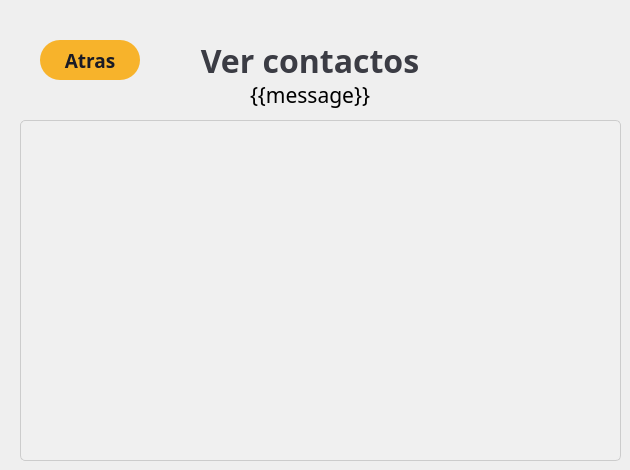
    <widget class="QWidget" name="MisConcts">
     <widget class="QPushButton" name="backBTN_2">
      <property name="geometry">
       <rect>
        <x>40</x>
        <y>40</y>
        <width>100</width>
        <height>40</height>
       </rect>
      </property>
      <property name="font">
       <font>
        <family>IBM Plex Mono</family>
        <pointsize>14</pointsize>
        <weight>75</weight>
        <bold>true</bold>
       </font>
      </property>
      <property name="styleSheet">
       <string notr="true">QPushButton {
    border-radius: 20px;
    background-color: #f7b32b;
color: #1a1b25;
}

QPushButton:hover {
    background-color: #ffc04c; /* Change color on hover */
}

QPushButton:pressed {
    background-color: #d18f23; /* Change color when pressed */
}
</string>
      </property>
      <property name="text">
       <string>Atras</string>
      </property>
      <property name="icon">
       <iconset resource="img.qrc">
        <normaloff>:/icons/atras.svg</normaloff>:/icons/atras.svg</iconset>
      </property>
      <property name="iconSize">
       <size>
        <width>24</width>
        <height>24</height>
       </size>
      </property>
     </widget>
     <widget class="QLabel" name="mainHeader_3">
      <property name="geometry">
       <rect>
        <x>150</x>
        <y>40</y>
        <width>320</width>
        <height>40</height>
       </rect>
      </property>
      <property name="palette">
       <palette>
        <active>
         <colorrole role="WindowText">
          <brush brushstyle="SolidPattern">
           <color alpha="216">
            <red>26</red>
            <green>27</green>
            <blue>37</blue>
           </color>
          </brush>
         </colorrole>
         <colorrole role="Base">
          <brush brushstyle="SolidPattern">
           <color alpha="255">
            <red>30</red>
            <green>30</green>
            <blue>30</blue>
           </color>
          </brush>
         </colorrole>
         <colorrole role="Window">
          <brush brushstyle="SolidPattern">
           <color alpha="255">
            <red>242</red>
            <green>243</green>
            <blue>244</blue>
           </color>
          </brush>
         </colorrole>
        </active>
        <inactive>
         <colorrole role="WindowText">
          <brush brushstyle="SolidPattern">
           <color alpha="216">
            <red>26</red>
            <green>27</green>
            <blue>37</blue>
           </color>
          </brush>
         </colorrole>
         <colorrole role="Base">
          <brush brushstyle="SolidPattern">
           <color alpha="255">
            <red>30</red>
            <green>30</green>
            <blue>30</blue>
           </color>
          </brush>
         </colorrole>
         <colorrole role="Window">
          <brush brushstyle="SolidPattern">
           <color alpha="255">
            <red>242</red>
            <green>243</green>
            <blue>244</blue>
           </color>
          </brush>
         </colorrole>
        </inactive>
        <disabled>
         <colorrole role="WindowText">
          <brush brushstyle="SolidPattern">
           <color alpha="63">
            <red>255</red>
            <green>255</green>
            <blue>255</blue>
           </color>
          </brush>
         </colorrole>
         <colorrole role="Base">
          <brush brushstyle="SolidPattern">
           <color alpha="255">
            <red>242</red>
            <green>243</green>
            <blue>244</blue>
           </color>
          </brush>
         </colorrole>
         <colorrole role="Window">
          <brush brushstyle="SolidPattern">
           <color alpha="255">
            <red>242</red>
            <green>243</green>
            <blue>244</blue>
           </color>
          </brush>
         </colorrole>
        </disabled>
       </palette>
      </property>
      <property name="font">
       <font>
        <family>IBM Plex Mono</family>
        <pointsize>24</pointsize>
        <weight>75</weight>
        <bold>true</bold>
       </font>
      </property>
      <property name="text">
       <string>Ver contactos</string>
      </property>
      <property name="alignment">
       <set>Qt::AlignCenter</set>
      </property>
     </widget>
     <widget class="QLabel" name="msgStatus">
      <property name="geometry">
       <rect>
        <x>70</x>
        <y>80</y>
        <width>480</width>
        <height>30</height>
       </rect>
      </property>
      <property name="font">
       <font>
        <family>IBM Plex Mono</family>
        <pointsize>16</pointsize>
        <weight>50</weight>
        <bold>false</bold>
       </font>
      </property>
      <property name="text">
       <string>{{message}}</string>
      </property>
      <property name="alignment">
       <set>Qt::AlignCenter</set>
      </property>
     </widget>
     <widget class="QListWidget" name="contactList">
      <property name="geometry">
       <rect>
        <x>20</x>
        <y>120</y>
        <width>601</width>
        <height>341</height>
       </rect>
      </property>
      <property name="font">
       <font>
        <family>IBM Plex Mono</family>
        <pointsize>13</pointsize>
       </font>
      </property>
      <property name="styleSheet">
       <string notr="true">/* QListWidget stylesheet */
QListWidget {
    background-color: #f0f0f0; /* Set background color */
    border: 1px solid #cccccc; /* Add border */
    border-radius: 5px; /* Add border radius */
    padding: 10px; /* Add padding */
}

/* QListWidget item stylesheet */
QListWidget::item {
    color: #333333; /* Set text color */
    background-color: #ffffff; /* Set background color */
    border-radius: 5px; /* Add border radius */
    padding: 10px; /* Add padding */
}

/* QListWidget item when selected stylesheet */
QListWidget::item:selected {
    background-color: #0078d7; /* Set background color when selected */
    color: #ffffff; /* Set text color when selected */
}

/* QListWidget item when hovered stylesheet */
QListWidget::item:hover {
    background-color: #e0e0e0; /* Set background color when hovered */
}
</string>
      </property>
     </widget>
    </widget>
